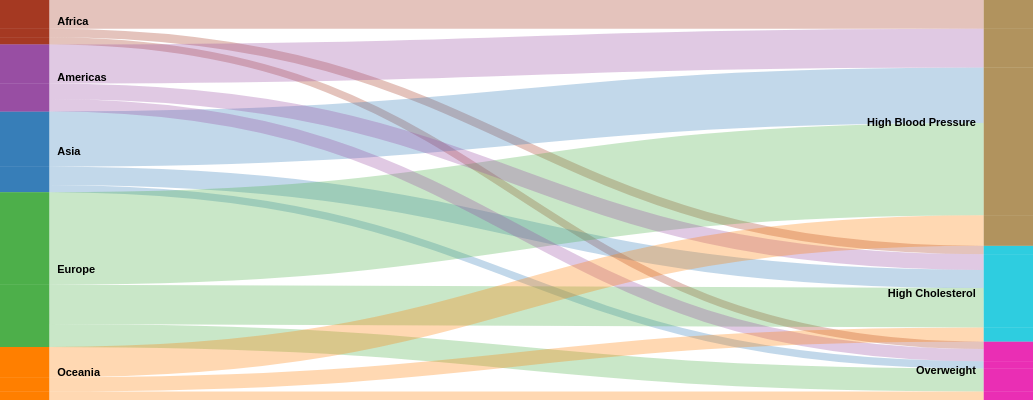

Specify this chart in Vega-Lite:
### Vega specification from a JSON file in a GitHub repository (floating-point values rounded to 4 significant figures)
{"$schema": "https://vega.github.io/schema/vega/v5.2.json", "height": 400, "width": 1033, "data": [{"name": "rawData", "values": [{"key": {"stk1": "Africa", "stk2": "Overweight"}, "doc_count": 18.47}, {"key": {"stk1": "Africa", "stk2": "High Cholesterol"}, "doc_count": 21.34}, {"key": {"stk1": "Africa", "stk2": "High Blood Pressure"}, "doc_count": 71.8}, {"key": {"stk1": "Asia", "stk2": "Overweight"}, "doc_count": 18.18}, {"key": {"stk1": "Asia", "stk2": "High Cholesterol"}, "doc_count": 45.59}, {"key": {"stk1": "Asia", "stk2": "High Blood Pressure"}, "doc_count": 138.5}, {"key": {"stk1": "Europe", "stk2": "Overweight"}, "doc_count": 57.43}, {"key": {"stk1": "Europe", "stk2": "High Cholesterol"}, "doc_count": 98.45}, {"key": {"stk1": "Europe", "stk2": "High Blood Pressure"}, "doc_count": 231.4}, {"key": {"stk1": "Americas", "stk2": "Overweight"}, "doc_count": 30.86}, {"key": {"stk1": "Americas", "stk2": "High Cholesterol"}, "doc_count": 39.15}, {"key": {"stk1": "Americas", "stk2": "High Blood Pressure"}, "doc_count": 97.32}, {"key": {"stk1": "Oceania", "stk2": "Overweight"}, "doc_count": 21.37}, {"key": {"stk1": "Oceania", "stk2": "High Cholesterol"}, "doc_count": 35.42}, {"key": {"stk1": "Oceania", "stk2": "High Blood Pressure"}, "doc_count": 76.09}], "transform": [{"type": "formula", "expr": "datum.key.stk1", "as": "stk1"}, {"type": "formula", "expr": "datum.key.stk2", "as": "stk2"}, {"type": "formula", "expr": "datum.doc_count", "as": "size"}]}, {"name": "nodes", "source": "rawData", "transform": [{"type": "filter", "expr": "!groupSelector || groupSelector.stk1 == datum.stk1 || groupSelector.stk2 == datum.stk2"}, {"type": "formula", "expr": "datum.stk1+datum.stk2", "as": "key"}, {"type": "fold", "fields": ["stk1", "stk2"], "as": ["stack", "grpId"]}, {"type": "formula", "expr": "datum.stack == 'stk1' ? datum.stk1+' '+datum.stk2 : datum.stk2+' '+datum.stk1", "as": "sortField"}, {"type": "stack", "groupby": ["stack"], "sort": {"field": "sortField", "order": "descending"}, "field": "size"}, {"type": "formula", "expr": "(datum.y0+datum.y1)/2", "as": "yc"}]}, {"name": "groups", "source": "nodes", "transform": [{"type": "aggregate", "groupby": ["stack", "grpId"], "fields": ["size"], "ops": ["sum"], "as": ["total"]}, {"type": "stack", "groupby": ["stack"], "sort": {"field": "grpId", "order": "descending"}, "field": "total"}, {"type": "formula", "expr": "scale('y', datum.y0)", "as": "scaledY0"}, {"type": "formula", "expr": "scale('y', datum.y1)", "as": "scaledY1"}, {"type": "formula", "expr": "datum.stack == 'stk1'", "as": "rightLabel"}, {"type": "formula", "expr": "datum.total/domain('y')[1]", "as": "percentage"}]}, {"name": "destinationNodes", "source": "nodes", "transform": [{"type": "filter", "expr": "datum.stack == 'stk2'"}]}, {"name": "edges", "source": "nodes", "transform": [{"type": "filter", "expr": "datum.stack == 'stk1'"}, {"type": "lookup", "from": "destinationNodes", "key": "key", "fields": ["key"], "as": ["target"]}, {"type": "linkpath", "orient": "horizontal", "shape": "diagonal", "sourceY": {"expr": "scale('y', datum.yc)"}, "sourceX": {"expr": "scale('x', 'stk1') + bandwidth('x')"}, "targetY": {"expr": "scale('y', datum.target.yc)"}, "targetX": {"expr": "scale('x', 'stk2')"}}, {"type": "formula", "expr": "range('y')[0]-scale('y', datum.size)", "as": "strokeWidth"}, {"type": "formula", "expr": "datum.size/domain('y')[1]", "as": "percentage"}]}], "scales": [{"name": "x", "type": "band", "range": "width", "domain": ["stk1", "stk2"], "paddingOuter": 0, "paddingInner": 0.95}, {"name": "y", "type": "linear", "range": "height", "domain": {"data": "nodes", "field": "y1"}}, {"name": "color", "type": "ordinal", "range": ["#a53922", "#377eb8", "#4daf4a", "#984ea3", "#ff7f00"], "domain": {"data": "rawData", "field": "stk1"}}, {"name": "color2", "type": "ordinal", "range": ["#ea2eb4", "#2ecde0", "#b1935e"], "domain": {"data": "rawData", "field": "stk2"}}, {"name": "stackNames", "type": "ordinal", "range": ["Continent", "Risk Factor"], "domain": ["stk1", "stk2"]}], "axes": [{"orient": "bottom", "scale": "x", "domain": false, "ticks": false, "labels": false, "encode": {"labels": {"update": {"text": {"scale": "stackNames", "field": "value"}}}}}, {"orient": "left", "scale": "y", "domain": false, "ticks": false, "labels": false}], "marks": [{"type": "path", "name": "edgeMark", "from": {"data": "edges"}, "clip": true, "encode": {"update": {"stroke": [{"test": "groupSelector && groupSelector.stack=='stk1'", "scale": "color", "field": "stk2"}, {"scale": "color", "field": "stk1"}], "strokeWidth": {"field": "strokeWidth"}, "path": {"field": "path"}, "strokeOpacity": {"signal": "!groupSelector && (groupHover.stk1 == datum.stk1 || groupHover.stk2 == datum.stk2) ? 0.9 : 0.3"}, "zindex": {"signal": "!groupSelector && (groupHover.stk1 == datum.stk1 || groupHover.stk2 == datum.stk2) ? 1 : 0"}, "tooltip": {"signal": "{'Continent: ': datum.stk1, 'Risk Factor: ': datum.stk2, 'Death Rate (per 100,000 People): ': format(datum.size, ',.2f')}"}}, "hover": {"strokeOpacity": {"value": 1}}}}, {"type": "rect", "name": "groupMark", "from": {"data": "groups"}, "encode": {"enter": {"fill": [{"test": "datum.stack == 'stk1'", "scale": "color", "field": "grpId"}, {"test": "datum.stack == 'stk2'", "scale": "color2", "field": "grpId"}], "width": {"scale": "x", "band": 1}}, "update": {"x": {"scale": "x", "field": "stack"}, "y": {"field": "scaledY0"}, "y2": {"field": "scaledY1"}, "fillOpacity": {"value": 0.6}, "tooltip": {"signal": "datum.grpId + '   ' + format(datum.total, ',.0f') + '   (' + format(datum.percentage, '.1%') + ')'"}}, "hover": {"fillOpacity": {"value": 1}}}}, {"type": "text", "from": {"data": "groups"}, "interactive": false, "encode": {"update": {"x": {"signal": "scale('x', datum.stack) + (datum.rightLabel ? bandwidth('x') + 8 : -8)"}, "yc": {"signal": "(datum.scaledY0 + datum.scaledY1)/2"}, "align": {"signal": "datum.rightLabel ? 'left' : 'right'"}, "baseline": {"value": "middle"}, "fontWeight": {"value": "bold"}, "text": {"signal": "abs(datum.scaledY0-datum.scaledY1) > 13 ? datum.grpId : ''"}}}}, {"type": "group", "data": [{"name": "dataForShowAll", "values": [{}], "transform": [{"type": "filter", "expr": "groupSelector"}]}], "encode": {"enter": {"xc": {"signal": "width/2"}, "y": {"value": 30}, "width": {"value": 80}, "height": {"value": 30}}}, "marks": [{"type": "group", "name": "groupReset", "from": {"data": "dataForShowAll"}, "encode": {"enter": {"cornerRadius": {"value": 6}, "fill": {"value": "#f5f5f5"}, "stroke": {"value": "#c1c1c1"}, "strokeWidth": {"value": 2}, "height": {"field": {"group": "height"}}, "width": {"field": {"group": "width"}}}, "update": {"opacity": {"value": 1}}, "hover": {"opacity": {"value": 0.7}}}, "marks": [{"type": "text", "interactive": false, "encode": {"enter": {"xc": {"field": {"group": "width"}, "mult": 0.5}, "yc": {"field": {"group": "height"}, "mult": 0.5, "offset": 2}, "align": {"value": "center"}, "baseline": {"value": "middle"}, "fontWeight": {"value": "bold"}, "text": {"value": "Show All"}}}}]}]}, {"type": "rect", "from": {"data": "nodes"}, "encode": {"enter": {"width": {"scale": "x", "band": 1}, "x": {"scale": "x", "field": "stack"}, "y": {"field": "y0", "scale": "y"}, "y2": {"field": "y1", "scale": "y"}, "fill": [{"test": "datum.stack == 'stk1'", "scale": "color", "field": "stk1"}, {"test": "datum.stack == 'stk2'", "scale": "color2", "field": "stk2"}]}}}], "signals": [{"name": "groupHover", "value": {}, "on": [{"events": "@groupMark:mouseover", "update": "{stk1:datum.stack=='stk1' && datum.grpId, stk2:datum.stack=='stk2' && datum.grpId}"}, {"events": "mouseout", "update": "{}"}]}, {"name": "groupSelector", "value": false, "on": [{"events": "@groupMark:click!", "update": "{stack:datum.stack, stk1:datum.stack=='stk1' && datum.grpId, stk2:datum.stack=='stk2' && datum.grpId}"}, {"events": [{"type": "click", "markname": "groupReset"}, {"type": "dblclick"}], "update": "false"}]}]}
